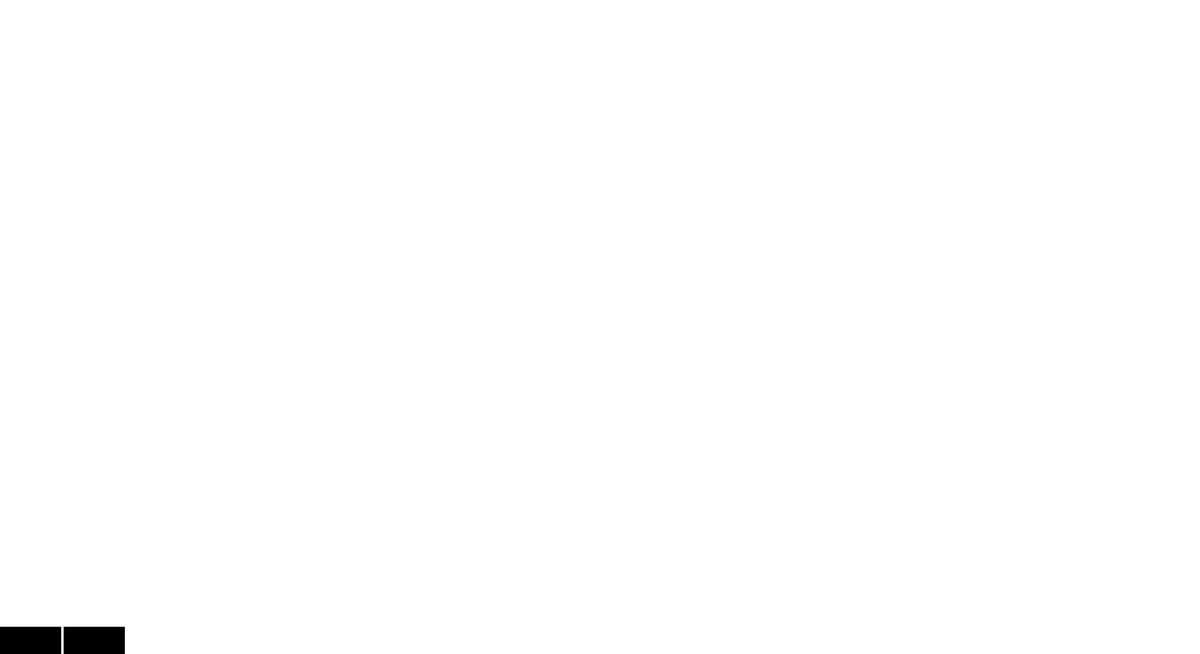
Frame 1 (no input)
Frame 60 (the mouse pressed at the canvas centre just before this capture): identical to frame 1, image omitted
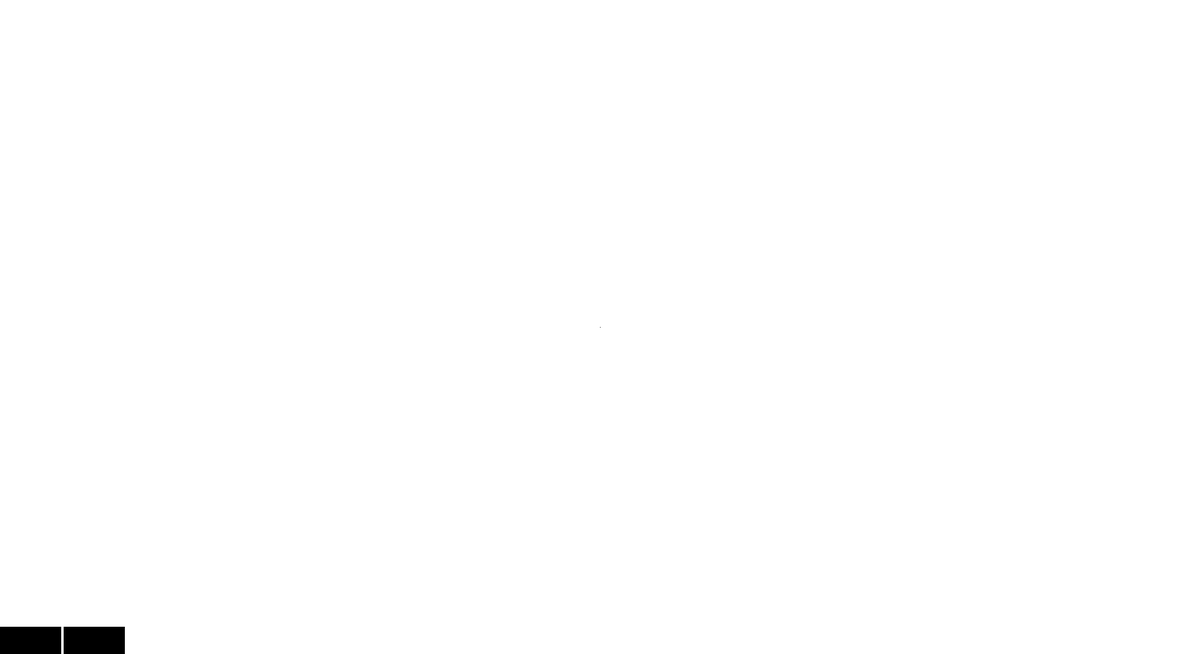
Frame 120 (the mouse held since frame 60 and released just before this capture)

The Processing sketch that drew these frames (run headless with seeded random() and noise(); from frame 60 on, the mouse is pressed at the canvas centre):

// Processing sketch: sketch_211029b
// ── sketch_211029b.pde
int mode = 0;
int center;
ArrayList<Obj> objects = new ArrayList<Obj>();
button[] buttons = new button[2];
rectangle editing = new rectangle(0,0,0,0);

void setup(){
  makebuttons();
  size(1980,1080);
  center = width/2;
  background(255);
}
interface Obj {
  void draw();
}
class shape {
  int sx,sy,ex,ey;
  shape(int _sx,int _sy,int _ex,int _ey){
    this.sx=_sx;
    this.sy=_sy;
    this.ex=_ex;
    this.ey=_ey;
  }
}
class rectangle extends shape implements Obj{
  rectangle(int _sx,int _sy,int _ex,int _ey){
    super(_sx,_sy,_ex,_ey);
  }
  void draw(){
    rect(sx,sy,ex-sx,ey-sy);
  }
}

class button extends shape{
  int id;
  button(int _sx,int _sy,int _ex,int _ey,int _id){
    super(_sx,_sy,_ex,_ey);
    this.id = _id;
  }
  void draw(){
    rect(sx,sy,ex-sx,ey-sy);
  }
  boolean pushed() {
    if (mouseX > sx && mouseY > sy && mouseX < ex && mouseY < ey && mousePressed){
      return true;
    }
    return false;
  }
}

void draw(){
  background(255);
  toulber();
  for (int i=0;i < objects.size();i++){
    Obj target = (Obj)objects.get(i);
    target.draw();
  }

  if (mousePressed){

    editing.ex = mouseX;
    editing.ey = mouseY;
    shapeToObj(editing).draw();
  }

}

void mousePressed() {
  editing.sx = mouseX;
  editing.sy = mouseY;
}

void mouseReleased(){
  objects.add(shapeToObj(editing));
}

void toulber() {
  fill(0);
  rect(0,height,width,100);
  for (button target:buttons ){
    target.draw();
      if (target.pushed()) {
        mode = target.id;
        print(mode);
      }
   }
}
void makebuttons() {
  int padding = 5;
  int w = 100;
  int h = 50;
  int ex = 0;
  for (int i=0;i<buttons.length;i++){
    buttons[i] = new button(ex+padding*i,height-h+padding,ex+padding*i+w,height,i);
    ex = ex+padding*i+w;
  }
}
Obj shapeToObj(shape s) {
  if(mode==0){
    return new rectangle(s.sx,s.sy,s.ex,s.ey);
  }
  return new rectangle(s.sx,s.sy,s.ex,s.ey);
}
